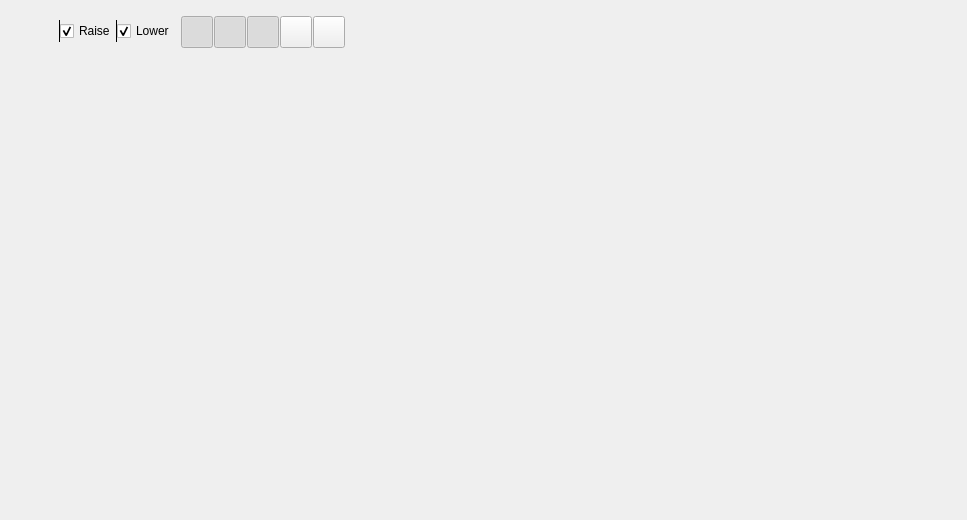
<?xml version="1.0" encoding="UTF-8"?>
<ui version="4.0">
 <class>MapViewOverlay</class>
 <widget class="QWidget" name="MapViewOverlay">
  <property name="geometry">
   <rect>
    <x>0</x>
    <y>0</y>
    <width>967</width>
    <height>520</height>
   </rect>
  </property>
  <property name="minimumSize">
   <size>
    <width>0</width>
    <height>0</height>
   </size>
  </property>
  <property name="windowTitle">
   <string>Form</string>
  </property>
  <layout class="QHBoxLayout" name="horizontalLayout">
   <property name="leftMargin">
    <number>5</number>
   </property>
   <property name="topMargin">
    <number>5</number>
   </property>
   <property name="rightMargin">
    <number>5</number>
   </property>
   <property name="bottomMargin">
    <number>5</number>
   </property>
   <item>
    <layout class="QVBoxLayout" name="verticalLayout_5">
     <item>
      <widget class="QWidget" name="leftToolbarHolder" native="true">
       <property name="sizePolicy">
        <sizepolicy hsizetype="Preferred" vsizetype="Maximum">
         <horstretch>0</horstretch>
         <verstretch>0</verstretch>
        </sizepolicy>
       </property>
      </widget>
     </item>
     <item>
      <spacer name="verticalSpacer">
       <property name="orientation">
        <enum>Qt::Vertical</enum>
       </property>
       <property name="sizeHint" stdset="0">
        <size>
         <width>20</width>
         <height>0</height>
        </size>
       </property>
      </spacer>
     </item>
    </layout>
   </item>
   <item>
    <layout class="QVBoxLayout" name="verticalLayout_2">
     <item>
      <layout class="QVBoxLayout" name="verticalLayout">
       <property name="spacing">
        <number>5</number>
       </property>
       <item>
        <layout class="QHBoxLayout" name="horizontalLayout_4">
         <item>
          <widget class="QWidget" name="upperToolbarHolder" native="true">
           <property name="sizePolicy">
            <sizepolicy hsizetype="Maximum" vsizetype="Preferred">
             <horstretch>0</horstretch>
             <verstretch>0</verstretch>
            </sizepolicy>
           </property>
           <property name="minimumSize">
            <size>
             <width>0</width>
             <height>0</height>
            </size>
           </property>
          </widget>
         </item>
         <item>
          <widget class="QWidget" name="secondaryToolbarHolder" native="true">
           <property name="sizePolicy">
            <sizepolicy hsizetype="Maximum" vsizetype="Preferred">
             <horstretch>0</horstretch>
             <verstretch>0</verstretch>
            </sizepolicy>
           </property>
           <property name="minimumSize">
            <size>
             <width>0</width>
             <height>0</height>
            </size>
           </property>
          </widget>
         </item>
         <item>
          <spacer name="horizontalSpacer_4">
           <property name="orientation">
            <enum>Qt::Horizontal</enum>
           </property>
           <property name="sizeHint" stdset="0">
            <size>
             <width>0</width>
             <height>0</height>
            </size>
           </property>
          </spacer>
         </item>
        </layout>
       </item>
       <item>
        <layout class="QHBoxLayout" name="horizontalLayout_8">
         <property name="topMargin">
          <number>0</number>
         </property>
         <item>
          <widget class="QWidget" name="leftSecondaryToolbarHolder" native="true">
           <property name="sizePolicy">
            <sizepolicy hsizetype="Maximum" vsizetype="Preferred">
             <horstretch>0</horstretch>
             <verstretch>0</verstretch>
            </sizepolicy>
           </property>
           <property name="minimumSize">
            <size>
             <width>0</width>
             <height>0</height>
            </size>
           </property>
          </widget>
         </item>
         <item>
          <spacer name="horizontalSpacer_6">
           <property name="orientation">
            <enum>Qt::Horizontal</enum>
           </property>
           <property name="sizeHint" stdset="0">
            <size>
             <width>0</width>
             <height>0</height>
            </size>
           </property>
          </spacer>
         </item>
        </layout>
       </item>
       <item>
        <layout class="QHBoxLayout" name="horizontalLayout_5">
         <item>
          <spacer name="horizontalSpacer_5">
           <property name="orientation">
            <enum>Qt::Horizontal</enum>
           </property>
           <property name="sizeHint" stdset="0">
            <size>
             <width>0</width>
             <height>0</height>
            </size>
           </property>
          </spacer>
         </item>
        </layout>
       </item>
      </layout>
     </item>
     <item>
      <layout class="QHBoxLayout" name="horizontalLayout_2">
       <property name="spacing">
        <number>6</number>
       </property>
       <item alignment="Qt::AlignLeft|Qt::AlignTop">
        <widget class="QWidget" name="flattenRaiseLowerBar" native="true">
         <property name="visible">
          <bool>false</bool>
         </property>
         <property name="autoFillBackground">
          <bool>true</bool>
         </property>
         <property name="sizePolicy">
          <sizepolicy hsizetype="Maximum" vsizetype="Fixed">
           <horstretch>0</horstretch>
           <verstretch>0</verstretch>
          </sizepolicy>
         </property>
         <property name="minimumSize">
          <size>
           <width>0</width>
           <height>30</height>
          </size>
         </property>
         <property name="maximumSize">
          <size>
           <width>16777215</width>
           <height>30</height>
          </size>
         </property>
         <layout class="QHBoxLayout" name="horizontalLayout_flatten_rl">
          <property name="spacing">
           <number>0</number>
          </property>
          <property name="alignment">
           <set>Qt::AlignVCenter</set>
          </property>
          <property name="leftMargin">
           <number>0</number>
          </property>
          <property name="topMargin">
           <number>0</number>
          </property>
          <property name="rightMargin">
           <number>0</number>
          </property>
          <property name="bottomMargin">
           <number>0</number>
          </property>
          <item>
           <widget class="QLabel" name="flattenBarIconLabel">
            <property name="sizePolicy">
             <sizepolicy hsizetype="Fixed" vsizetype="Fixed">
              <horstretch>0</horstretch>
              <verstretch>0</verstretch>
             </sizepolicy>
            </property>
            <property name="minimumSize">
             <size>
              <width>28</width>
              <height>28</height>
             </size>
            </property>
            <property name="maximumSize">
             <size>
              <width>28</width>
              <height>28</height>
             </size>
            </property>
            <property name="toolTip">
             <string>Flatten | Blur</string>
            </property>
            <property name="text">
             <string/>
            </property>
            <property name="alignment">
             <set>Qt::AlignCenter</set>
            </property>
           </widget>
          </item>
          <item>
           <widget class="QFrame" name="flattenBarVLine1">
            <property name="sizePolicy">
             <sizepolicy hsizetype="Fixed" vsizetype="Fixed">
              <horstretch>0</horstretch>
              <verstretch>0</verstretch>
             </sizepolicy>
            </property>
            <property name="minimumSize">
             <size>
              <width>1</width>
              <height>20</height>
             </size>
            </property>
            <property name="maximumSize">
             <size>
              <width>1</width>
              <height>22</height>
             </size>
            </property>
            <property name="frameShape">
             <enum>QFrame::VLine</enum>
            </property>
            <property name="frameShadow">
             <enum>QFrame::Plain</enum>
            </property>
            <property name="lineWidth">
             <number>1</number>
            </property>
           </widget>
          </item>
          <item>
           <widget class="QCheckBox" name="flattenRaiseToggle">
            <property name="sizePolicy">
             <sizepolicy hsizetype="Minimum" vsizetype="Fixed">
              <horstretch>0</horstretch>
              <verstretch>0</verstretch>
             </sizepolicy>
            </property>
            <property name="minimumSize">
             <size>
              <width>0</width>
              <height>26</height>
             </size>
            </property>
            <property name="maximumSize">
             <size>
              <width>16777215</width>
              <height>28</height>
             </size>
            </property>
            <property name="toolTip">
             <string>Flatten: raise terrain toward the brush height</string>
            </property>
            <property name="text">
             <string>Raise</string>
            </property>
            <property name="checked">
             <bool>true</bool>
            </property>
           </widget>
          </item>
          <item>
           <widget class="QFrame" name="flattenBarVLine2">
            <property name="sizePolicy">
             <sizepolicy hsizetype="Fixed" vsizetype="Fixed">
              <horstretch>0</horstretch>
              <verstretch>0</verstretch>
             </sizepolicy>
            </property>
            <property name="minimumSize">
             <size>
              <width>1</width>
              <height>20</height>
             </size>
            </property>
            <property name="maximumSize">
             <size>
              <width>1</width>
              <height>22</height>
             </size>
            </property>
            <property name="frameShape">
             <enum>QFrame::VLine</enum>
            </property>
            <property name="frameShadow">
             <enum>QFrame::Plain</enum>
            </property>
            <property name="lineWidth">
             <number>1</number>
            </property>
           </widget>
          </item>
          <item>
           <widget class="QCheckBox" name="flattenLowerToggle">
            <property name="sizePolicy">
             <sizepolicy hsizetype="Minimum" vsizetype="Fixed">
              <horstretch>0</horstretch>
              <verstretch>0</verstretch>
             </sizepolicy>
            </property>
            <property name="minimumSize">
             <size>
              <width>0</width>
              <height>26</height>
             </size>
            </property>
            <property name="maximumSize">
             <size>
              <width>16777215</width>
              <height>28</height>
             </size>
            </property>
            <property name="toolTip">
             <string>Flatten: lower terrain toward the brush height</string>
            </property>
            <property name="text">
             <string>Lower</string>
            </property>
            <property name="checked">
             <bool>true</bool>
            </property>
           </widget>
          </item>
         </layout>
        </widget>
       </item>
       <item>
        <widget class="QWidget" name="gizmoBar" native="true">
         <layout class="QHBoxLayout" name="horizontalLayout_11">
          <property name="spacing">
           <number>1</number>
          </property>
          <property name="leftMargin">
           <number>0</number>
          </property>
          <property name="topMargin">
           <number>0</number>
          </property>
          <property name="rightMargin">
           <number>0</number>
          </property>
          <property name="bottomMargin">
           <number>0</number>
          </property>
          <item>
           <widget class="QPushButton" name="gizmoVisibleButton">
            <property name="sizePolicy">
             <sizepolicy hsizetype="Fixed" vsizetype="Fixed">
              <horstretch>0</horstretch>
              <verstretch>0</verstretch>
             </sizepolicy>
            </property>
            <property name="minimumSize">
             <size>
              <width>32</width>
              <height>32</height>
             </size>
            </property>
            <property name="maximumSize">
             <size>
              <width>32</width>
              <height>32</height>
             </size>
            </property>
            <property name="toolTip">
             <string>Enable gizmo</string>
            </property>
            <property name="text">
             <string/>
            </property>
            <property name="iconSize">
             <size>
              <width>26</width>
              <height>26</height>
             </size>
            </property>
            <property name="checkable">
             <bool>true</bool>
            </property>
            <property name="checked">
             <bool>true</bool>
            </property>
           </widget>
          </item>
          <item>
           <widget class="QPushButton" name="gizmoModeButton">
            <property name="sizePolicy">
             <sizepolicy hsizetype="Fixed" vsizetype="Fixed">
              <horstretch>0</horstretch>
              <verstretch>0</verstretch>
             </sizepolicy>
            </property>
            <property name="minimumSize">
             <size>
              <width>32</width>
              <height>32</height>
             </size>
            </property>
            <property name="maximumSize">
             <size>
              <width>32</width>
              <height>32</height>
             </size>
            </property>
            <property name="toolTip">
             <string>Gizmo mode</string>
            </property>
            <property name="text">
             <string/>
            </property>
            <property name="iconSize">
             <size>
              <width>26</width>
              <height>26</height>
             </size>
            </property>
            <property name="checkable">
             <bool>true</bool>
            </property>
            <property name="checked">
             <bool>true</bool>
            </property>
           </widget>
          </item>
          <item>
           <widget class="QPushButton" name="gizmoTranslateButton">
            <property name="sizePolicy">
             <sizepolicy hsizetype="Fixed" vsizetype="Fixed">
              <horstretch>0</horstretch>
              <verstretch>0</verstretch>
             </sizepolicy>
            </property>
            <property name="minimumSize">
             <size>
              <width>32</width>
              <height>32</height>
             </size>
            </property>
            <property name="maximumSize">
             <size>
              <width>32</width>
              <height>32</height>
             </size>
            </property>
            <property name="toolTip">
             <string>Translate</string>
            </property>
            <property name="text">
             <string/>
            </property>
            <property name="iconSize">
             <size>
              <width>26</width>
              <height>26</height>
             </size>
            </property>
            <property name="checkable">
             <bool>true</bool>
            </property>
            <property name="checked">
             <bool>true</bool>
            </property>
           </widget>
          </item>
          <item>
           <widget class="QPushButton" name="gizmoRotateButton">
            <property name="sizePolicy">
             <sizepolicy hsizetype="Fixed" vsizetype="Fixed">
              <horstretch>0</horstretch>
              <verstretch>0</verstretch>
             </sizepolicy>
            </property>
            <property name="minimumSize">
             <size>
              <width>32</width>
              <height>32</height>
             </size>
            </property>
            <property name="maximumSize">
             <size>
              <width>32</width>
              <height>32</height>
             </size>
            </property>
            <property name="toolTip">
             <string>Rotate</string>
            </property>
            <property name="text">
             <string/>
            </property>
            <property name="iconSize">
             <size>
              <width>26</width>
              <height>26</height>
             </size>
            </property>
            <property name="checkable">
             <bool>true</bool>
            </property>
            <property name="checked">
             <bool>false</bool>
            </property>
           </widget>
          </item>
          <item>
           <widget class="QPushButton" name="gizmoScaleButton">
            <property name="sizePolicy">
             <sizepolicy hsizetype="Fixed" vsizetype="Fixed">
              <horstretch>0</horstretch>
              <verstretch>0</verstretch>
             </sizepolicy>
            </property>
            <property name="minimumSize">
             <size>
              <width>32</width>
              <height>32</height>
             </size>
            </property>
            <property name="maximumSize">
             <size>
              <width>32</width>
              <height>32</height>
             </size>
            </property>
            <property name="toolTip">
             <string>Scale</string>
            </property>
            <property name="text">
             <string/>
            </property>
            <property name="iconSize">
             <size>
              <width>26</width>
              <height>26</height>
             </size>
            </property>
            <property name="checkable">
             <bool>true</bool>
            </property>
           </widget>
          </item>
         </layout>
        </widget>
       </item>
       <item>
        <spacer name="horizontalSpacer_3">
         <property name="orientation">
          <enum>Qt::Horizontal</enum>
         </property>
         <property name="sizeHint" stdset="0">
          <size>
           <width>0</width>
           <height>20</height>
          </size>
         </property>
        </spacer>
       </item>
      </layout>
     </item>
     <item>
      <spacer name="verticalSpacer_3">
       <property name="orientation">
        <enum>Qt::Vertical</enum>
       </property>
       <property name="sizeHint" stdset="0">
        <size>
         <width>20</width>
         <height>0</height>
        </size>
       </property>
      </spacer>
     </item>
     <item>
      <spacer name="horizontalSpacer">
       <property name="orientation">
        <enum>Qt::Horizontal</enum>
       </property>
       <property name="sizeHint" stdset="0">
        <size>
         <width>0</width>
         <height>1</height>
        </size>
       </property>
      </spacer>
     </item>
     <item>
      <spacer name="verticalSpacer_2">
       <property name="orientation">
        <enum>Qt::Vertical</enum>
       </property>
       <property name="sizeHint" stdset="0">
        <size>
         <width>20</width>
         <height>0</height>
        </size>
       </property>
      </spacer>
     </item>
     <item>
      <layout class="QHBoxLayout" name="horizontalLayout_3">
       <property name="spacing">
        <number>0</number>
       </property>
       <item>
        <layout class="QHBoxLayout" name="horizontalLayout_7">
         <property name="spacing">
          <number>6</number>
         </property>
        </layout>
       </item>
       <item>
        <spacer name="horizontalSpacer_2">
         <property name="orientation">
          <enum>Qt::Horizontal</enum>
         </property>
         <property name="sizeHint" stdset="0">
          <size>
           <width>40</width>
           <height>20</height>
          </size>
         </property>
        </spacer>
       </item>
      </layout>
     </item>
    </layout>
   </item>
   <item>
    <layout class="QVBoxLayout" name="verticalLayout_3">
     <property name="spacing">
      <number>0</number>
     </property>
     <item>
      <spacer name="verticalSpacer_4">
       <property name="orientation">
        <enum>Qt::Vertical</enum>
       </property>
       <property name="sizeType">
        <enum>QSizePolicy::MinimumExpanding</enum>
       </property>
       <property name="sizeHint" stdset="0">
        <size>
         <width>20</width>
         <height>0</height>
        </size>
       </property>
      </spacer>
     </item>
     <item>
      <layout class="QHBoxLayout" name="horizontalLayout_6"/>
     </item>
    </layout>
   </item>
  </layout>
 </widget>
 <resources/>
 <connections/>
</ui>
